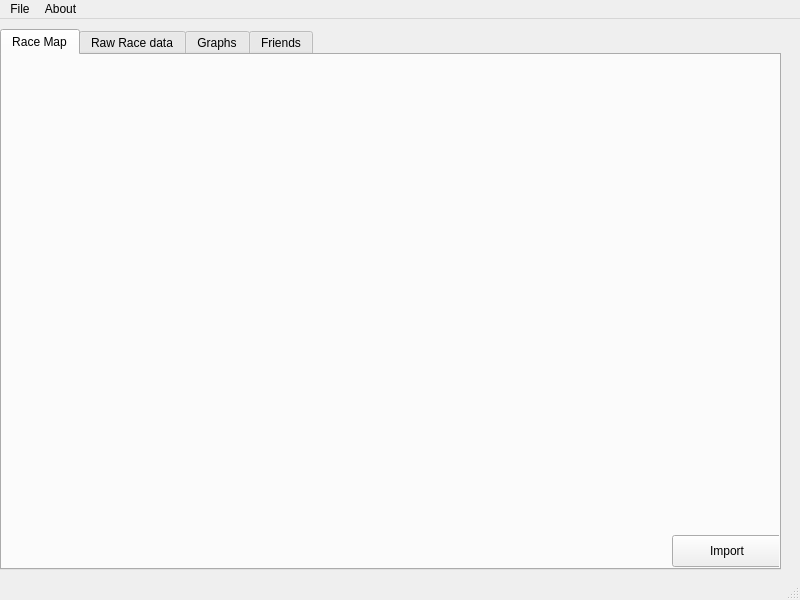
<?xml version="1.0" encoding="UTF-8"?>
<ui version="4.0">
 <class>iRace</class>
 <widget class="QMainWindow" name="iRace">
  <property name="geometry">
   <rect>
    <x>0</x>
    <y>0</y>
    <width>800</width>
    <height>600</height>
   </rect>
  </property>
  <property name="windowTitle">
   <string>iRace</string>
  </property>
  <widget class="QWidget" name="centralwidget">
   <widget class="QTabWidget" name="tabWidget">
    <property name="geometry">
     <rect>
      <x>0</x>
      <y>10</y>
      <width>781</width>
      <height>541</height>
     </rect>
    </property>
    <property name="currentIndex">
     <number>0</number>
    </property>
    <widget class="QWidget" name="tab">
     <attribute name="title">
      <string>Race Map</string>
     </attribute>
     <widget class="QWidget" name="widget" native="true">
      <property name="geometry">
       <rect>
        <x>10</x>
        <y>10</y>
        <width>451</width>
        <height>491</height>
       </rect>
      </property>
     </widget>
     <widget class="QPushButton" name="pushButton">
      <property name="geometry">
       <rect>
        <x>670</x>
        <y>480</y>
        <width>110</width>
        <height>32</height>
       </rect>
      </property>
      <property name="text">
       <string>Import</string>
      </property>
     </widget>
    </widget>
    <widget class="QWidget" name="tab_2">
     <attribute name="title">
      <string>Raw Race data</string>
     </attribute>
     <widget class="QListView" name="listView">
      <property name="geometry">
       <rect>
        <x>0</x>
        <y>40</y>
        <width>771</width>
        <height>471</height>
       </rect>
      </property>
     </widget>
    </widget>
    <widget class="QWidget" name="tab_3">
     <attribute name="title">
      <string>Graphs</string>
     </attribute>
     <widget class="QGraphicsView" name="graphicsView">
      <property name="geometry">
       <rect>
        <x>5</x>
        <y>51</y>
        <width>771</width>
        <height>471</height>
       </rect>
      </property>
     </widget>
    </widget>
    <widget class="QWidget" name="tab_4">
     <attribute name="title">
      <string>Friends</string>
     </attribute>
    </widget>
   </widget>
  </widget>
  <widget class="QMenuBar" name="menubar">
   <property name="geometry">
    <rect>
     <x>0</x>
     <y>0</y>
     <width>800</width>
     <height>22</height>
    </rect>
   </property>
   <widget class="QMenu" name="menuFile">
    <property name="title">
     <string>File</string>
    </property>
    <addaction name="actionOpen"/>
   </widget>
   <widget class="QMenu" name="menuAbout">
    <property name="title">
     <string>About</string>
    </property>
    <addaction name="actionHelp"/>
   </widget>
   <addaction name="menuFile"/>
   <addaction name="menuAbout"/>
  </widget>
  <widget class="QStatusBar" name="statusbar"/>
  <action name="actionOpen">
   <property name="text">
    <string>Open</string>
   </property>
  </action>
  <action name="actionHelp">
   <property name="text">
    <string>Help</string>
   </property>
  </action>
 </widget>
 <resources/>
 <connections/>
</ui>
